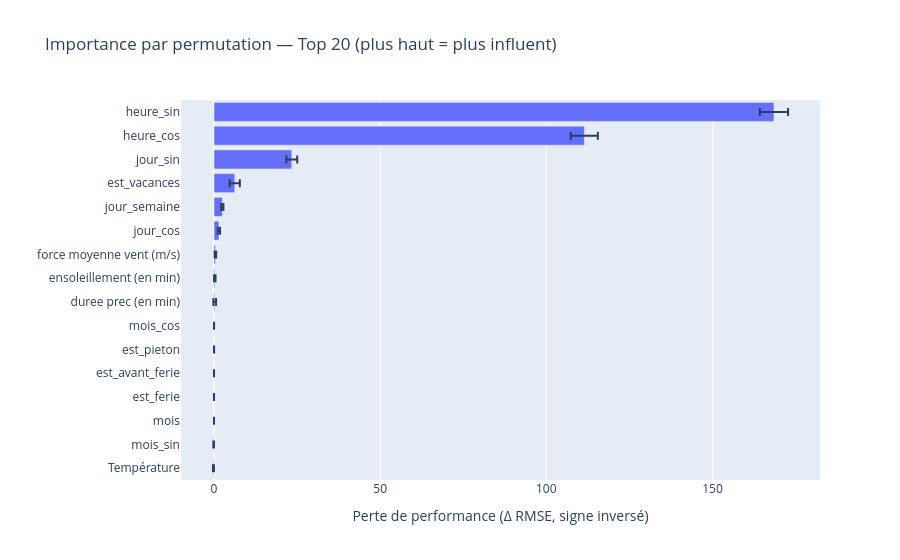

The code cell stored with this chart in its notebook:
### Code cell
from sklearn.inspection import permutation_importance
import pandas as pd
import numpy as np
import plotly.express as px

# 1) Importance par permutation sur le pipeline complet (prétraitements inclus)
perm = permutation_importance(
    estimator=pipe,
    X=X_test,
    y=y_test,
    n_repeats=20,
    random_state=42,
    scoring='neg_root_mean_squared_error'  # cohérent avec votre RMSE
)

imp_df = (
    pd.DataFrame({
        'feature': features,
        'importance_mean': perm.importances_mean,
        'importance_std': perm.importances_std
    })
    .sort_values('importance_mean', ascending=False)
)

print(imp_df.head(20))

# 2) Bar chart Plotly (top 20)
topk = imp_df.head(20).sort_values('importance_mean', ascending=True)
fig = px.bar(
    topk,
    x='importance_mean', y='feature',
    error_x='importance_std',
    orientation='h',
    title='Importance par permutation — Top 20 (plus haut = plus influent)'
)
fig.update_layout(xaxis_title="Perte de performance (Δ RMSE, signe inversé)", yaxis_title="")
fig.show()

### Figure 1 — Plotly figure (JSON) as saved in the notebook; plotly's stock layout.template omitted (floating-point values rounded to 4 significant figures)
{"data": [{"error_x": {"array": [0.1448, 0.08604, 0.0, 0.0, 0.0, 0.01908, 0.004522, 0.4042, 0.2165, 0.2268, 0.3542, 0.3272, 1.525, 1.652, 4.065, 4.244]}, "hovertemplate": "importance_mean=%{x}<br>feature=%{y}<extra></extra>", "legendgroup": "", "marker": {"color": "#636efa", "pattern": {"shape": ""}}, "name": "", "orientation": "h", "showlegend": false, "textposition": "auto", "type": "bar", "x": [-0.1771, -0.1061, 0.0, 0.0, 0.0, 0.01005, 0.01467, 0.217, 0.2373, 0.4162, 1.481, 2.506, 6.241, 23.39, 111.4, 168.5], "xaxis": "x", "y": ["Température", "mois_sin", "mois", "est_ferie", "est_avant_ferie", "est_pieton", "mois_cos", "duree prec (en min)", "ensoleillement (en min)", "force moyenne vent (m/s)", "jour_cos", "jour_semaine", "est_vacances", "jour_sin", "heure_cos", "heure_sin"], "yaxis": "y"}], "layout": {"barmode": "relative", "legend": {"tracegroupgap": 0}, "title": {"text": "Importance par permutation — Top 20 (plus haut = plus influent)"}, "xaxis": {"anchor": "y", "domain": [0, 1], "title": {"text": "Perte de performance (Δ RMSE, signe inversé)"}}, "yaxis": {"anchor": "x", "domain": [0, 1], "title": {"text": ""}}}}
